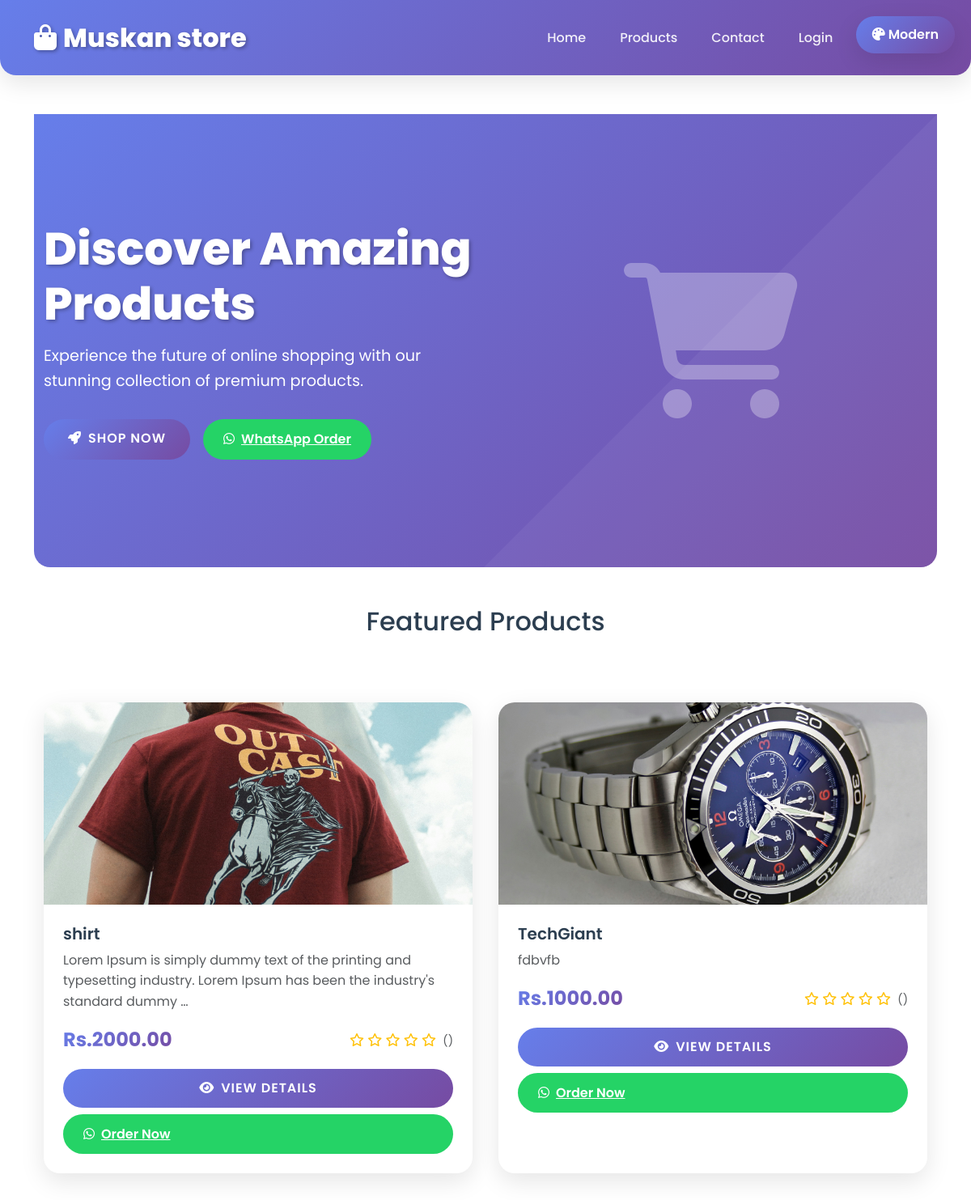
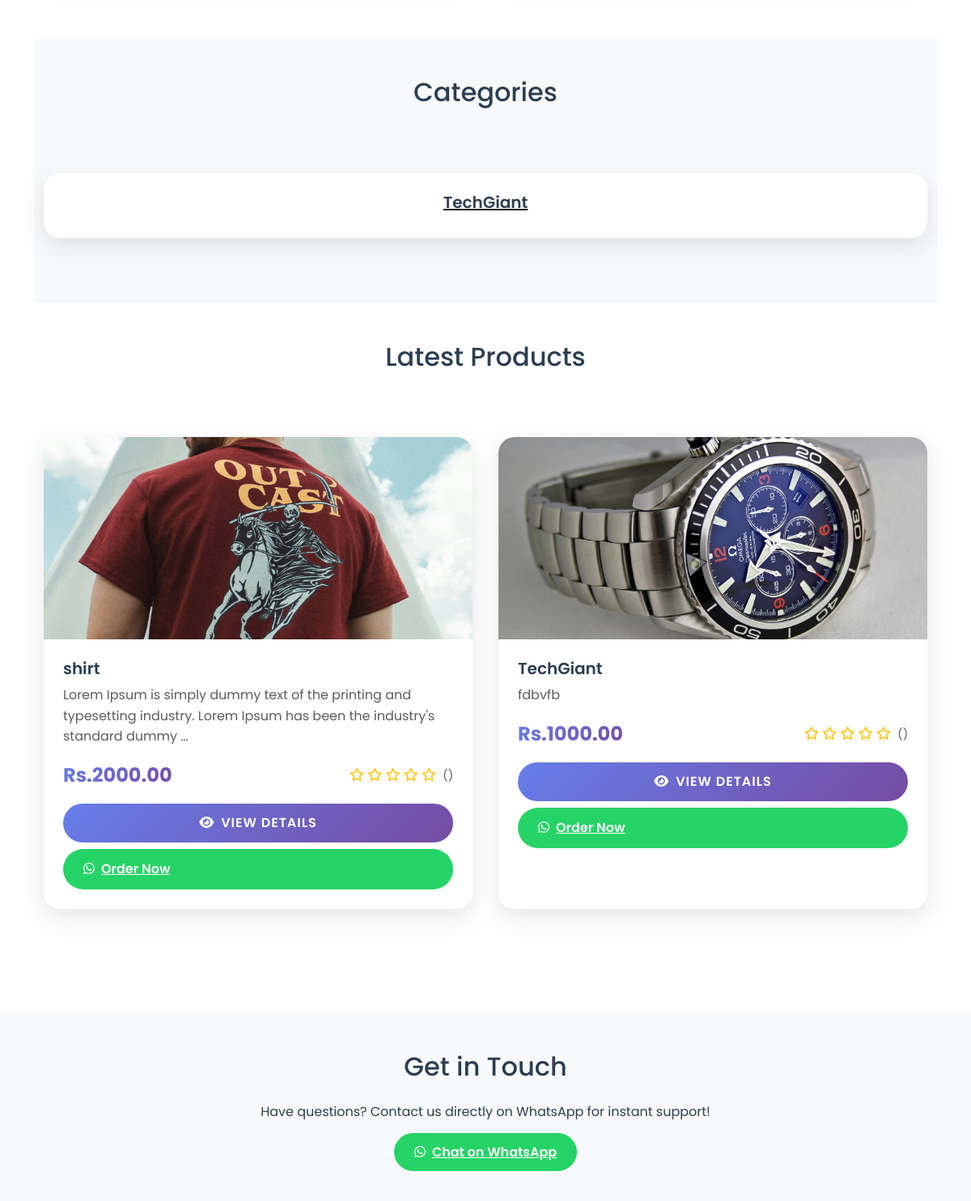
The page / on the database its author committed (2 pictures, top to bottom).
### products/models.py (models this page shows, shortened)
class Product(models.Model):
    name = models.CharField(max_length=200)
    description = models.TextField()
    price = models.DecimalField(max_digits=10, decimal_places=2)
    category = models.ForeignKey(Category, on_delete=models.CASCADE)
    image = models.ImageField(upload_to='products/')
    is_available = models.BooleanField(default=True)
    created_at = models.DateTimeField(auto_now_add=True)
    updated_at = models.DateTimeField(auto_now=True)
    class Meta:
        ordering = ['-created_at']

class Category(models.Model):
    name = models.CharField(max_length=100)
    description = models.TextField(blank=True)
    created_at = models.DateTimeField(auto_now_add=True)
    class Meta:
        verbose_name_plural = "Categories"

### products/views.py (the view)
# urls.py: path('', views.home, name='home'),
def home(request):
    featured_products = Product.objects.filter(is_available=True)[:8]
    categories = Category.objects.all()[:6]
    latest_products = Product.objects.filter(is_available=True)[:4]
    return render(request, 'products/home.html', {
        'featured_products': featured_products,
        'categories': categories,
        'latest_products': latest_products
    })

### products/templates/products/home.html (shortened to what this page needs)
{% extends 'base.html' %}
{% block content %}
    <section class="hero" id="home">
        <div class="container">
            <div class="row align-items-center">
                <div class="col-lg-6">
                    <div class="hero-content">
                        <h1>Discover Amazing Products</h1>
                        <p>Experience the future of online shopping with our stunning collection of premium products.</p>
                        <div class="d-flex gap-3 flex-wrap">
                            <a href="{% url 'product_list' %}" class="btn btn-primary animate-pulse">
                                <i class="fas fa-rocket me-2"></i>Shop Now
                            </a>
                            <a href="https://wa.me/{{ whatsapp_number }}" class="whatsapp-btn">
                                <i class="fab fa-whatsapp me-2"></i>WhatsApp Order
                            </a>
                        </div>
                    </div>
                </div>
                <div class="col-lg-6 text-center">
                    <div class="hero-image">
                        <i class="fas fa-shopping-cart" style="font-size: 12rem; opacity: 0.3; color: white;"></i>
                    </div>
                </div>
            </div>
        </div>
    </section>
    <section class="py-5">
        <div class="container">
            <h2 class="text-center mb-5">Featured Products</h2>
            <div class="products-grid">
                {% for product in featured_products %}
                    <div class="card product-card">
                        <img src="{{ product.image.url|default:'https://via.placeholder.com/300x250' }}" class="product-image" alt="{{ product.name }}">
                        <div class="card-body">
                            <h5 class="card-title">{{ product.name }}</h5>
                            <p class="text-muted">{{ product.description|truncatewords:20 }}</p>
                            <div class="d-flex justify-content-between align-items-center mb-3">
                                <span class="price">Rs.{{ product.price }}</span>
                                <div class="rating text-warning">
                                    {% for i in "12345" %}
                                        {% if forloop.counter <= avg_rating %}
                                            <i class="fas fa-star"></i>
                                        {% else %}
                                            <i class="far fa-star"></i>
                                        {% endif %}
                                    {% endfor %}
                                    <small class="text-muted ms-1">({{ total_feedbacks }})</small>
                                </div>
                            </div>
                            <div class="d-grid gap-2">
                                <a href="{% url 'product_detail' product.pk %}" class="btn btn-primary">
                                    <i class="fas fa-eye me-2"></i>View Details
                                </a>
                                <a href="https://wa.me/{{ whatsapp_number }}?text={{ product.name|urlencode }}%20-%20Price:%20Rs.{{ product.price }}" class="whatsapp-btn">
                                    <i class="fab fa-whatsapp me-2"></i>Order Now
                                </a>
                            </div>
                        </div>
                    </div>
                {% empty %}
                    <p class="text-center">No featured products available.</p>
                {% endfor %}
            </div>
        </div>
    </section>
    <section class="py-5" style="background: var(--bg-secondary);">
        <div class="container">
            <h2 class="text-center mb-5">Categories</h2>
            <div class="products-grid">
                {% for category in categories %}
                    <a href="{% url 'category_products' category.pk %}" class="card product-card text-center">
                        <div class="card-body">
                            <h5 class="card-title">{{ category.name }}</h5>
                        </div>
                    </a>
                {% empty %}
                    <p class="text-center">No categories available.</p>
                {% endfor %}
            </div>
        </div>
    </section>
    <section class="py-5">
        <div class="container">
            <h2 class="text-center mb-5">Latest Products</h2>
            <div class="products-grid">
                {% for product in latest_products %}
                    <div class="card product-card">
                        <img src="{{ product.image.url|default:'https://via.placeholder.com/300x250' }}" class="product-image" alt="{{ product.name }}">
                        <div class="card-body">
                            <h5 class="card-title">{{ product.name }}</h5>
                            <p class="text-muted">{{ product.description|truncatewords:20 }}</p>
                            <div class="d-flex justify-content-between align-items-center mb-3">
                                <span class="price">Rs.{{ product.price }}</span>
                                <div class="rating text-warning">
                                    {% for i in "12345" %}
                                        {% if forloop.counter <= avg_rating %}
                                            <i class="fas fa-star"></i>
                                        {% else %}
                                            <i class="far fa-star"></i>
                                        {% endif %}
                                    {% endfor %}
                                    <small class="text-muted ms-1">({{ total_feedbacks }})</small>
                                </div>
                            </div>
                            <div class="d-grid gap-2">
                                <a href="{% url 'product_detail' product.pk %}" class="btn btn-primary">
                                    <i class="fas fa-eye me-2"></i>View Details
                                </a>
                                <a href="https://wa.me/{{ whatsapp_number }}?text={{ product.name|urlencode }}%20-%20Price:%20Rs.{{ product.price }}" class="whatsapp-btn">
                                    <i class="fab fa-whatsapp me-2"></i>Order Now
                                </a>
                            </div>
                        </div>
                    </div>
                {% empty %}
                    <p class="text-center">No latest products available.</p>
                {% endfor %}
            </div>
        </div>
    </section>
{% endblock %}

### products/templates/base.html (style rules this page uses)
:root[data-theme="modern"] { --primary: linear-gradient(135deg, #667eea 0%, #764ba2 100%); --secondary: linear-gradient(135deg, #f093fb 0%, #f5576c 100%); --accent: #ff6b6b; --bg-primary: #ffffff; --bg-secondary: #f8f9fa; --text-primary: #2c3e50; --text-secondary: #6c757d; --card-shadow: 0 10px 30px rgba(0,0,0,0.1); --border-radius: 20px; }
* { margin: 0; padding: 0; box-sizing: border-box; }
body { font-family: 'Poppins', sans-serif; background: var(--bg-primary); color: var(--text-primary); line-height: 1.6; transition: all 0.3s ease; }
.hero { background: var(--primary); min-height: 70vh; display: flex; align-items: center; position: relative; overflow: hidden; border-radius: 0 0 var(--border-radius) var(--border-radius); }
.hero::before { content: ''; position: absolute; top: 0; left: 0; right: 0; bottom: 0; background-size: cover; }
.hero-content { position: relative; z-index: 2; color: white; }
.hero h1 { font-size: 3.5rem; font-weight: 800; margin-bottom: 1rem; text-shadow: 2px 2px 4px rgba(0,0,0,0.3); animation: fadeInUp 1s ease; }
.hero p { font-size: 1.2rem; margin-bottom: 2rem; opacity: 0.9; animation: fadeInUp 1s ease 0.2s both; }
.card { background: var(--bg-primary); border: none; border-radius: var(--border-radius); box-shadow: var(--card-shadow); transition: all 0.3s ease; overflow: hidden; position: relative; }
.product-image { height: 250px; object-fit: cover; transition: all 0.3s ease; }
.card-body { padding: 1.5rem; position: relative; }
.card-title { font-weight: 600; margin-bottom: 0.5rem; color: var(--text-primary); }
.price { font-size: 1.5rem; font-weight: 700; background: var(--primary); -webkit-background-clip: text; -webkit-text-fill-color: transparent; background-clip: text; }
.btn-primary { background: var(--primary); border: none; border-radius: 50px; padding: 12px 30px; font-weight: 600; text-transform: uppercase; letter-spacing: 1px; transition: all 0.3s ease; position: relative; overflow: hidden; }
.btn-primary::before { content: ''; position: absolute; top: 0; left: -100%; width: 100%; height: 100%; background: linear-gradient(90deg, transparent, rgba(255,255,255,0.2), transparent); transition: left 0.5s; }
.whatsapp-btn { background: #25d366; color: white; border: none; border-radius: 50px; padding: 12px 25px; font-weight: 600; transition: all 0.3s ease; }
.animate-pulse { animation: pulse 2s infinite; }
.products-grid { display: grid; grid-template-columns: repeat(auto-fit, minmax(300px, 1fr)); gap: 2rem; padding: 2rem 0; }

### rows shown on the page
Product: image (picture), name "shirt", description "Lorem Ipsum is simply dummy text of the printing and typesetting industry. Lorem Ipsum has been the industry's standard dummy …", price "2000.00"
Product: image (picture), name "TechGiant", description "fdbvfb", price "1000.00"
Category: name "TechGiant"
